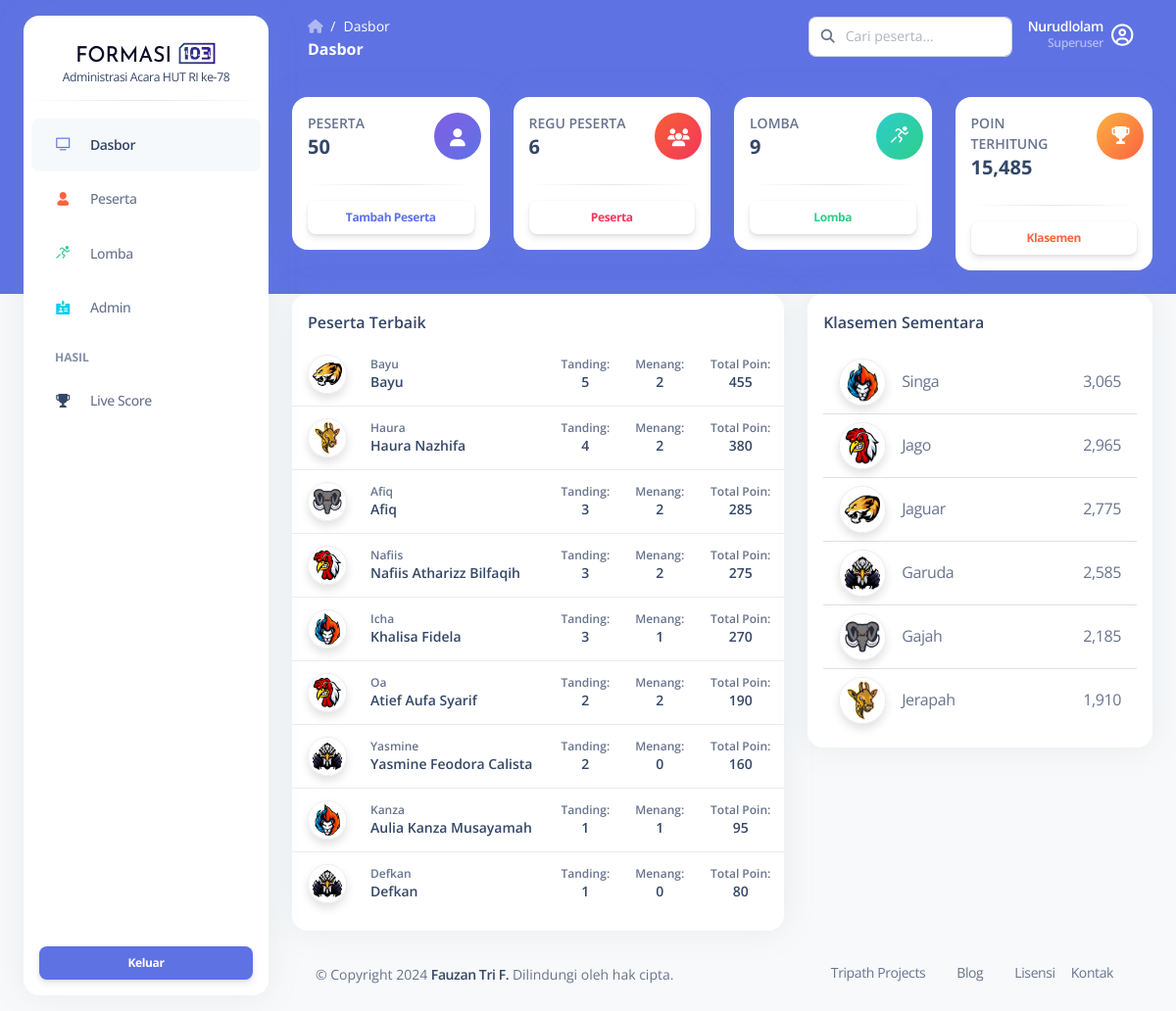
/f-admin/dashboard.php?_loggedin (signed in), run on the app's committed database.
### tables this page shows
CREATE TABLE `participant` (
  `id` int(5) NOT NULL,
  `fullname` varchar(200) NOT NULL,
  `callname` varchar(100) NOT NULL,
  `grouping` varchar(100) NOT NULL,
  `team` int(5) DEFAULT NULL,
  `date_added` datetime NOT NULL DEFAULT current_timestamp(),
  `added_by` int(5) NOT NULL
);

CREATE TABLE `teams` (
  `id` int(3) NOT NULL,
  `name` varchar(200) NOT NULL,
  `logo` text NOT NULL
);

### f-admin/inc/Database.php (called while the page is built, shortened)
<?php
	class Database {
		private $db_host;
        private $db_port = 3306;
		private $db_user;
		private $db_pass;
		private $db_name;
		private $connection;
		function __construct(){
			$validMySQLConfigName = array(
				"F__MYSQL_HOST",
				"F__MYSQL_USERNAME",
				"F__MYSQL_PASSWORD",
				"F__MYSQL_DATABASE"
			);
			$invalidMySQLConfigName = [];
            if(count($invalidMySQLConfigName) === 0){
                $this->db_host = F__MYSQL_HOST;
                $this->db_user = F__MYSQL_USERNAME;
                $this->db_pass = F__MYSQL_PASSWORD;
                $this->db_name = F__MYSQL_DATABASE;
			}
		}
		function connect(){
            $this->connection = mysqli_connect($this->db_host, $this->db_user, $this->db_pass, $this->db_name, $this->db_port);
			mysqli_set_charset($this->connection, "utf8");
		}
		function numRows($table, $filter=""){
			if(($filter !== "") && is_string($filter)){
				$filter = " WHERE ".$filter;
			} else {
				$filter = "";
			}
			$query = mysqli_query($this->connection, "SELECT COUNT(*) AS total FROM $table".$filter);
			return intval(mysqli_fetch_array($query)['total']);
		}
		function query($query_string){
			$sql_cmd = strtolower(explode(" ", $query_string)[0]);
			$query = mysqli_query($this->connection, $query_string);
			$results = [];
			$results['query'] = $query_string;
			if($sql_cmd === "select"){
				$results['total'] = mysqli_num_rows($query);
				$results['data'] = [];
				if($results['total']){
					while($row_result = mysqli_fetch_array($query)){
						$data = $row_result;
						foreach($data as $key => $value){
							if(is_int($key)) unset($data[$key]);
						}
						array_push($results['data'], $data);
					}
				}
			} else {
				$results['error'] = ($query === false) ? true : false;
				$results['error_text'] = mysqli_error($this->connection);
			}
			return $results;
		}
	}
?>

### f-admin/inc/config.inc.php (called while the page is built, shortened)
<?php
    require_once(__DIR__ . "/Database.php");
    $database = new Database();
    $activeAdmin = isset($_SESSION['F_id']) ? $_SESSION['F_id'] : 0;
    if($activeAdmin !== 0){
        $curAdmin = $database->query("SELECT * FROM admins WHERE id = {$activeAdmin}");
        if($curAdmin['total'] === 1)
            $user = $curAdmin['data'][0];
            else $user = false;
    } else {
        $user = false;
    }
?>

### f-admin/dashboard.php (the view, shortened to what this page needs)
<?php
  require_once("./inc/config.inc.php");
  $total_participant = $database->numRows("participant");
  $total_team = $database->numRows("teams");
  $total_competition = $database->numRows("competitions");
  $total_points = $database->query("SELECT SUM(`point`) AS total_points FROM competition_transactions");
  $total_points = $total_points['data'][0]['total_points'];
?>
<!DOCTYPE html>
<html lang="en">
<head>
  <?php include_once("./comps/script.header.php"); ?>
</head>
<body class="g-sidenav-show   bg-gray-100">
  <aside class="sidenav bg-white navbar navbar-vertical navbar-expand-xs border-0 border-radius-xl my-3 fixed-start ms-4 " id="sidenav-main">
    <?php include_once("./comps/navbar.menu.php"); ?>
  </aside>
  <main class="main-content position-relative border-radius-lg ">
    <nav class="navbar navbar-main navbar-expand-lg px-0 mx-4 shadow-none border-radius-xl " id="navbarBlur" data-scroll="false">
      <div class="container-fluid py-1 px-3">
        <nav aria-label="breadcrumb">
          <ol class="breadcrumb bg-transparent mb-0 pb-0 pt-1 px-0 me-sm-6 me-5">
            <li class="breadcrumb-item text-sm"><a class="opacity-5 text-white" href="javascript:;"><i class="fas fa-home"></i></a></li>
            <li class="breadcrumb-item text-sm text-white active" aria-current="page">Dasbor</li>
          </ol>
          <h6 class="font-weight-bolder text-white mb-0">Dasbor</h6>
        </nav>
        <div class="collapse navbar-collapse mt-sm-0 mt-2 me-md-0 me-sm-4" id="navbar">
          <?php include_once("./comps/navbar.top.php"); ?>
        </div>
      </div>
    </nav>
    <div class="container-fluid py-4">
      <div class="row">
        <div class="col-xl-3 col-sm-6 mb-xl-0 mb-4">
          <div class="card">
            <div class="card-body p-3">
              <div class="row">
                <div class="col-8">
                  <div class="numbers">
                    <p class="text-sm mb-0 text-uppercase font-weight-bold">Peserta</p>
                    <h5 class="font-weight-bolder">
                      <?= $total_participant ?>
                    </h5>
                  </div>
                </div>
                <div class="col-4 text-end">
                  <div class="icon icon-shape bg-gradient-primary shadow-primary text-center rounded-circle">
                    <i class="fas fa-user text-lg opacity-10" aria-hidden="true"></i>
                  </div>
                </div>
              </div>
              <hr class="horizontal dark">
              <a href="" class="btn btn-sm d-block text-primary mb-0">Tambah Peserta</a>
            </div>
          </div>
        </div>
        <div class="col-xl-3 col-sm-6 mb-xl-0 mb-4">
          <div class="card">
            <div class="card-body p-3">
              <div class="row">
                <div class="col-8">
                  <div class="numbers">
                    <p class="text-sm mb-0 text-uppercase font-weight-bold">Regu Peserta</p>
                    <h5 class="font-weight-bolder">
                      <?= $total_team ?>
                    </h5>
                  </div>
                </div>
                <div class="col-4 text-end">
                  <div class="icon icon-shape bg-gradient-danger shadow-danger text-center rounded-circle">
                    <i class="fas fa-users text-lg opacity-10" aria-hidden="true"></i>
                  </div>
                </div>
              </div>
              <hr class="horizontal dark">
              <a href="" class="btn btn-sm d-block text-danger mb-0">Peserta</a>
            </div>
          </div>
        </div>
        <div class="col-xl-3 col-sm-6 mb-xl-0 mb-4">
          <div class="card">
            <div class="card-body p-3">
              <div class="row">
                <div class="col-8">
                  <div class="numbers">
                    <p class="text-sm mb-0 text-uppercase font-weight-bold">Lomba</p>
                    <h5 class="font-weight-bolder">
                      <?= number_format($total_competition) ?>
                    </h5>
                  </div>
                </div>
                <div class="col-4 text-end">
                  <div class="icon icon-shape bg-gradient-success shadow-success text-center rounded-circle">
                    <i class="ni ni-user-run text-lg opacity-10" aria-hidden="true"></i>
                  </div>
                </div>
              </div>
              <hr class="horizontal dark">
              <a href="" class="btn btn-sm d-block text-success mb-0">Lomba</a>
            </div>
          </div>
        </div>
        <div class="col-xl-3 col-sm-6">
          <div class="card">
            <div class="card-body p-3">
              <div class="row">
                <div class="col-8">
                  <div class="numbers">
                    <p class="text-sm mb-0 text-uppercase font-weight-bold">Poin Terhitung</p>
                    <h5 class="font-weight-bolder">
                      <?= number_format($total_points) ?>
                    </h5>
                  </div>
                </div>
                <div class="col-4 text-end">
                  <div class="icon icon-shape bg-gradient-warning shadow-warning text-center rounded-circle">
                    <i class="ni ni-trophy text-lg opacity-10" aria-hidden="true"></i>
                  </div>
                </div>
              </div>
              <hr class="horizontal dark">
              <a href="" class="btn btn-sm d-block text-warning mb-0">Klasemen</a>
            </div>
          </div>
        </div>
      </div>
      <div class="row mt-4">
        <div class="col-lg-7 mb-lg-0 mb-4">
          <div class="card ">
            <div class="card-header pb-0 p-3">
              <div class="d-flex justify-content-between">
                <h6 class="mb-2">Peserta Terbaik</h6>
              </div>
            </div>
            <div class="table-responsive">
              <table class="table align-items-center ">
                <tbody>
                  <?php
                    $topten_query = "SELECT `participant`.*, (SELECT IFNULL(SUM(`competition_transactions`.point), 0) FROM `competition_transactions` WHERE `competition_transactions`.`id_participant` = `participant`.id) AS total_points FROM `participant` WHERE `team` IS NOT NULL AND `grouping` = 'SD - Junior' ORDER BY `total_points` DESC LIMIT 10";
                    $toptens = $database->query($topten_query);
                    foreach($toptens['data'] as $topten){
                      $team = $database->query("SELECT * FROM teams WHERE id = {$topten['team']}");
                      $team = $team['data'][0];
                  ?>
                  <tr>
                    <td class="w-30">
                      <div class="d-flex px-2 py-1 align-items-center">
                        <div>
                          <img class="border border-light rounded-circle shadow-sm" src="../assets/img/teams/<?= $team['logo'] ?>" alt="Tim <?= $team['name'] ?>" width="40" height="40">
                        </div>
                        <div class="ms-4">
                          <p class="text-xs font-weight-bold mb-0"><?= $topten['callname'] ?></p>
                          <h6 class="text-sm mb-0"><?= $topten['fullname'] ?></h6>
                        </div>
                      </div>
                    </td>
                    <td>
                      <?php
                        $count_tanding = $database->query("SELECT *, CONCAT(`grouping`, `copy`) AS grouping_2 FROM competition_transactions WHERE id_participant = {$topten['id']}");
                        $count_win = $database->query("SELECT * FROM competition_transactions WHERE id_participant = {$topten['id']} AND `point` >= 95");
                      ?>
                      <div class="text-center">
                        <p class="text-xs font-weight-bold mb-0">Tanding:</p>
                        <h6 class="text-sm mb-0"><?= $count_tanding['total'] ?></h6>
                      </div>
                    </td>
                    <td>
                      <div class="text-center">
                        <p class="text-xs font-weight-bold mb-0">Menang:</p>
                        <h6 class="text-sm mb-0"><?= $count_win['total'] ?></h6>
                      </div>
                    </td>
                    <td class="align-middle text-sm">
                      <div class="col text-center">
                        <p class="text-xs font-weight-bold mb-0">Total Poin:</p>
                        <h6 class="text-sm mb-0"><?= number_format($topten['total_points']) ?></h6>
                      </div>
                    </td>
                  </tr>
                  <?php } ?>
                </tbody>
              </table>
            </div>
          </div>
        </div>
        <div class="col-lg-5">
          <div class="card">
            <div class="card-header pb-0 p-3">
              <h6 class="mb-0">Klasemen Sementara</h6>
            </div>
            <div class="card-body p-3">
              <div class="list-group list-group-flush">
                <?php
                  $leaderboard_query = "SELECT teams.id AS team_id, teams.name AS team_name, teams.logo AS team_logo, SUM(`point`) AS total_points FROM `competition_transactions` AS ct LEFT JOIN teams ON teams.id = ct.id_team GROUP BY id_team ORDER BY total_points DESC";
                  $leaderboards = $database->query($leaderboard_query);
                  foreach($leaderboards['data'] as $leaderboard){
                ?>
                <a class="list-group-item list-group-item-action" href="<?= "./participant.php?search=tim:{$leaderboard['team_id']}" ?>">
                  <div class="d-flex align-items-center">
                    <div class="me-3">
                      <img class="border border-light rounded-circle shadow-sm" src="../assets/img/teams/<?= $leaderboard['team_logo'] ?>" alt="Tim <?= $leaderboard['team_name'] ?>" width="48" height="48">
                    </div>
                    <div class="flex-fill">
                      <?= $leaderboard['team_name'] ?>
                    </div>
                    <div>
                      <?= number_format($leaderboard['total_points']) ?>
                    </div>
                  </div>
                </a>
                <?php } ?>
                </div>
            </div>
          </div>
        </div>
      </div>
      <?php include_once("./comps/footer.php"); ?>
    </div>
  </main>
</body>
</html>

### f-admin/comps/navbar.top.php (shortened to what this page needs)
<div class="ms-md-auto pe-md-3 d-flex align-items-center">
  <form action="./participant.php" method="get">
    <div class="input-group">
      <span class="input-group-text text-body"><i class="fas fa-search" aria-hidden="true"></i></span>
        <input type="search" name="search" class="form-control" placeholder="Cari peserta..." value="<?= (isset($_GET['search'])) ? $_GET['search'] : "" ?>">
    </div>
  </form>
</div>
<ul class="navbar-nav  justify-content-end">
  <li class="nav-item d-flex align-items-center">
    <a href="./account.php?_" class="nav-link text-white font-weight-bold px-0">
      <div class="d-flex align-items-center">
        <div class="flex-fill text-end">
          <span class="d-sm-inline d-none">
            <div style="line-height: .8em;"><?= $user['fullname']; ?></div>
            <?php if($user['superuser']){ ?>
              <small style="opacity: .5;">Superuser</small>
            <?php } ?>
          </span>
        </div>
        <div class="mx-0 mx-sm-1">
          <i class="far fa-user-circle ms-sm-1" style="font-size: 1.6em;"></i>
        </div>
      </div>
    </a>
  </li>
</ul>

### f-admin/assets/css/nucleo-svg.css (style rules this page uses)
.icon { display: inline-block; color: #111111; height: 1em; width: 1em; }
.icon { fill: currentColor; stroke: none; }

### f-admin/assets/css/tripath.style.css (style rules this page uses)
.navbar-vertical.navbar-expand-xs { z-index: 10; }

### data on the page
participant: teams.logo (picture), callname "Bayu", fullname "Bayu", total "5", total "2", total_points "455"
participant: teams.logo (picture), callname "Haura", fullname "Haura Nazhifa", total "4", total "2", total_points "380"
participant: teams.logo (picture), callname "Afiq", fullname "Afiq", total "3", total "2", total_points "285"
participant: teams.logo (picture), callname "Nafiis", fullname "Nafiis Atharizz Bilfaqih", total "3", total "2", total_points "275"
participant: teams.logo (picture), callname "Icha", fullname "Khalisa Fidela", total "3", total "1", total_points "270"
participant: teams.logo (picture), callname "Oa", fullname "Atief Aufa Syarif", total "2", total_points "190"
participant: teams.logo (picture), callname "Yasmine", fullname "Yasmine Feodora Calista", total "2", total "0", total_points "160"
participant: teams.logo (picture), callname "Kanza", fullname "Aulia Kanza Musayamah", total "1", total_points "95"
participant: teams.logo (picture), callname "Defkan", fullname "Defkan", total "1", total "0", total_points "80"
teams: logo (picture), name "Singa", total_points "3,065"
teams: logo (picture), name "Jago", total_points "2,965"
teams: logo (picture), name "Jaguar", total_points "2,775"
teams: logo (picture), name "Garuda", total_points "2,585"
teams: logo (picture), name "Gajah", total_points "2,185"
teams: logo (picture), name "Jerapah", total_points "1,910"

### other printed values
$user['fullname'] "Nurudlolam"
$total_participant "50"
$total_team "6"
$total_competition "9"
$total_points "15,485"
